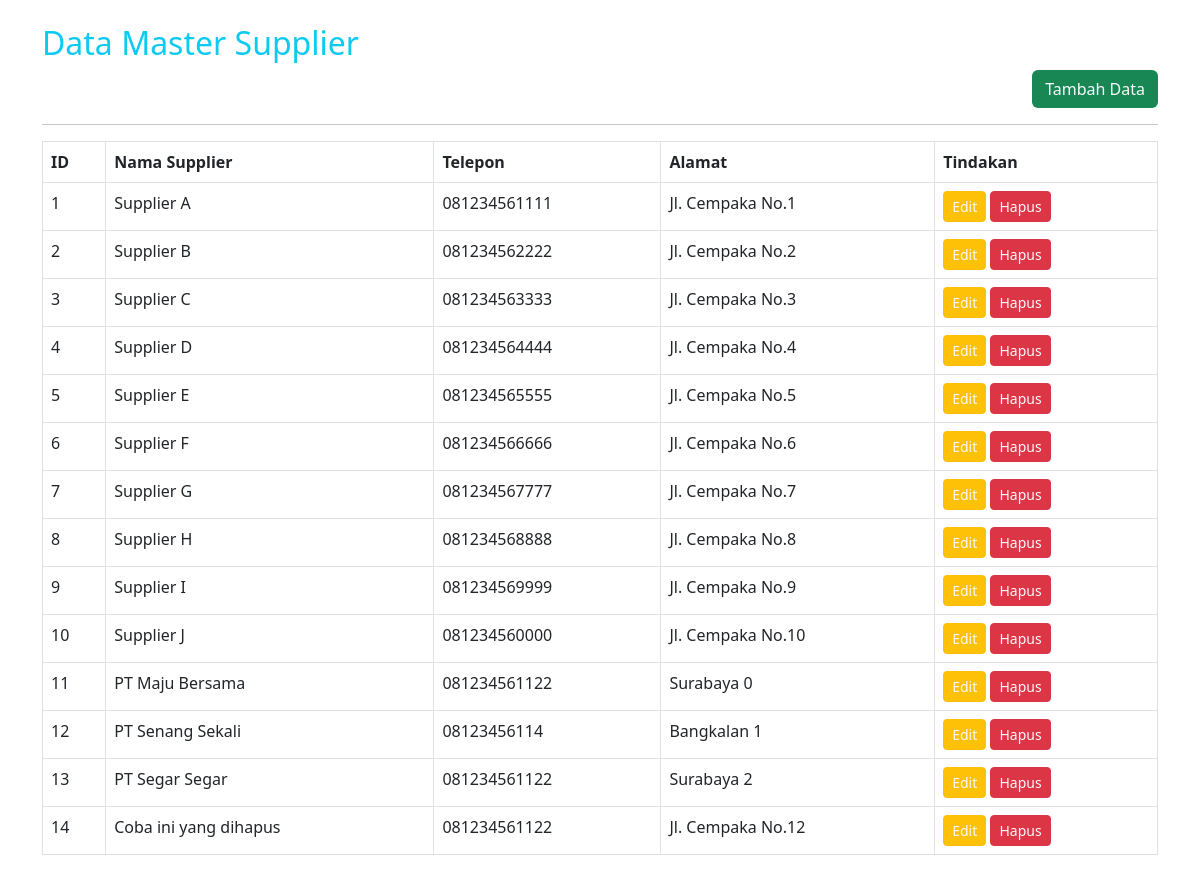
/TP5/tampilan.php, run on the app's committed database.
### tables this page shows
CREATE TABLE `supplier` (
  `id` int(11) NOT NULL,
  `nama` varchar(100) NOT NULL,
  `telp` varchar(12) NOT NULL,
  `alamat` text NOT NULL
);

### TP5/tampilan.php (the view, shortened to what this page needs)
<?php
include 'koneksi.php';
$query = "SELECT * FROM supplier";
$result = mysqli_query($conn, $query);
?>
<!DOCTYPE html>
<html lang="en">
<head>
    <link href="https://cdn.jsdelivr.net/npm/bootstrap@5.3.0-alpha1/dist/css/bootstrap.min.css" rel="stylesheet">
</head>
<body>
    <div class="container mt-4">
        <h2 class="text-info">Data Master Supplier</h2>
        <div class="d-flex justify-content-end mb-3">
            <a href="tambahData.php" class="btn bg-success text-light">Tambah Data</a>
        </div>
        <hr>
        <table class="table table-bordered">
            <thead class="bg-info-subtle">
                <tr>
                    <th>ID</th>
                    <th>Nama Supplier</th>
                    <th>Telepon</th>
                    <th>Alamat</th>
                    <th>Tindakan</th>
                </tr>
            </thead>
            <tbody>
                <?php while ($row = mysqli_fetch_assoc($result)): ?>
                    <tr>
                        <td><?= $row['id']; ?></td>
                        <td><?= $row['nama']; ?></td>
                        <td><?= $row['telp']; ?></td>
                        <td><?= $row['alamat']; ?></td>
                        <td>
                            <a href="editData.php?id=<?= $row['id']; ?>" class="btn btn-warning btn-sm text-light">Edit</a>
                            <button onclick="confirmDelete(<?= $row['id']; ?>)" class="btn btn-danger btn-sm text-light">Hapus</button>
                        </td>
                    </tr>
                <?php endwhile; ?>
            </tbody>
        </table>
    </div>
</body>
</html>

### data on the page
supplier: id "1", nama "Supplier A", telp "081234561111", alamat "Jl. Cempaka No.1"
supplier: id "2", nama "Supplier B", telp "081234562222", alamat "Jl. Cempaka No.2"
supplier: id "3", nama "Supplier C", telp "081234563333", alamat "Jl. Cempaka No.3"
supplier: id "4", nama "Supplier D", telp "081234564444", alamat "Jl. Cempaka No.4"
supplier: id "5", nama "Supplier E", telp "081234565555", alamat "Jl. Cempaka No.5"
supplier: id "6", nama "Supplier F", telp "081234566666", alamat "Jl. Cempaka No.6"
supplier: id "7", nama "Supplier G", telp "081234567777", alamat "Jl. Cempaka No.7"
supplier: id "8", nama "Supplier H", telp "081234568888", alamat "Jl. Cempaka No.8"
supplier: id "9", nama "Supplier I", telp "081234569999", alamat "Jl. Cempaka No.9"
supplier: id "10", nama "Supplier J", telp "081234560000", alamat "Jl. Cempaka No.10"
supplier: id "11", nama "PT Maju Bersama", telp "081234561122", alamat "Surabaya 0"
supplier: id "12", nama "PT Senang Sekali", telp "08123456114", alamat "Bangkalan 1"
supplier: id "13", nama "PT Segar Segar", telp "081234561122", alamat "Surabaya 2"
supplier: id "14", nama "Coba ini yang dihapus", telp "081234561122", alamat "Jl. Cempaka No.12"
